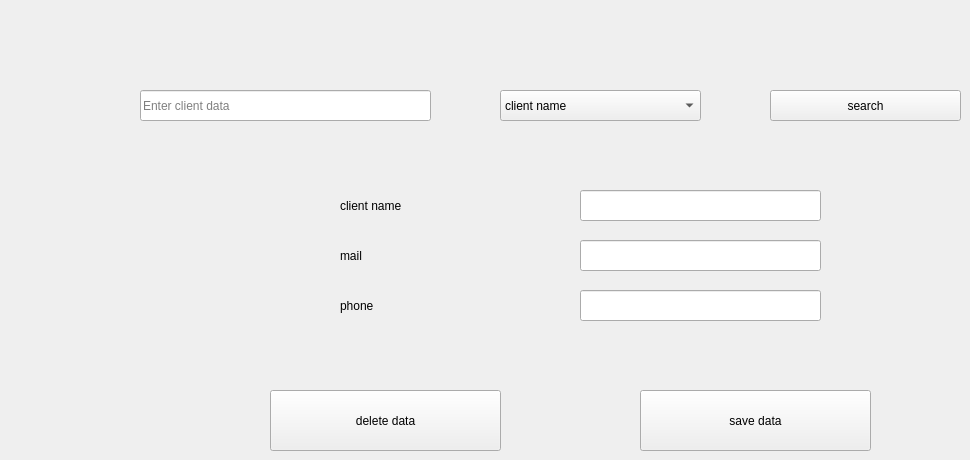
      <widget class="QWidget" name="tab_13">
       <attribute name="title">
        <string>edit or delete</string>
       </attribute>
       <widget class="QLineEdit" name="lineEdit_16">
        <property name="geometry">
         <rect>
          <x>580</x>
          <y>290</y>
          <width>241</width>
          <height>31</height>
         </rect>
        </property>
       </widget>
       <widget class="QPushButton" name="pushButton_16">
        <property name="geometry">
         <rect>
          <x>640</x>
          <y>390</y>
          <width>231</width>
          <height>61</height>
         </rect>
        </property>
        <property name="styleSheet">
         <string notr="true">font: 10pt &quot;MS Shell Dlg 2&quot;;</string>
        </property>
        <property name="text">
         <string>save data</string>
        </property>
       </widget>
       <widget class="QLineEdit" name="lineEdit_17">
        <property name="geometry">
         <rect>
          <x>580</x>
          <y>240</y>
          <width>241</width>
          <height>31</height>
         </rect>
        </property>
       </widget>
       <widget class="QLineEdit" name="lineEdit_19">
        <property name="geometry">
         <rect>
          <x>580</x>
          <y>190</y>
          <width>241</width>
          <height>31</height>
         </rect>
        </property>
       </widget>
       <widget class="QLabel" name="label_21">
        <property name="geometry">
         <rect>
          <x>340</x>
          <y>240</y>
          <width>221</width>
          <height>31</height>
         </rect>
        </property>
        <property name="styleSheet">
         <string notr="true">font: 11pt &quot;MS Shell Dlg 2&quot;;</string>
        </property>
        <property name="text">
         <string>mail</string>
        </property>
       </widget>
       <widget class="QPushButton" name="pushButton_18">
        <property name="geometry">
         <rect>
          <x>270</x>
          <y>390</y>
          <width>231</width>
          <height>61</height>
         </rect>
        </property>
        <property name="styleSheet">
         <string notr="true">font: 10pt &quot;MS Shell Dlg 2&quot;;</string>
        </property>
        <property name="text">
         <string>delete data</string>
        </property>
       </widget>
       <widget class="QComboBox" name="comboBox_11">
        <property name="geometry">
         <rect>
          <x>500</x>
          <y>90</y>
          <width>201</width>
          <height>31</height>
         </rect>
        </property>
        <property name="styleSheet">
         <string notr="true">font: 10pt &quot;MS Shell Dlg 2&quot;;</string>
        </property>
        <item>
         <property name="text">
          <string>client name</string>
         </property>
        </item>
        <item>
         <property name="text">
          <string>client mail</string>
         </property>
        </item>
        <item>
         <property name="text">
          <string>client phone</string>
         </property>
        </item>
       </widget>
       <widget class="QLabel" name="label_20">
        <property name="geometry">
         <rect>
          <x>340</x>
          <y>290</y>
          <width>221</width>
          <height>31</height>
         </rect>
        </property>
        <property name="styleSheet">
         <string notr="true">font: 11pt &quot;MS Shell Dlg 2&quot;;</string>
        </property>
        <property name="text">
         <string>phone</string>
        </property>
       </widget>
       <widget class="QPushButton" name="pushButton_17">
        <property name="geometry">
         <rect>
          <x>770</x>
          <y>90</y>
          <width>191</width>
          <height>31</height>
         </rect>
        </property>
        <property name="styleSheet">
         <string notr="true">font: 10pt &quot;MS Shell Dlg 2&quot;;</string>
        </property>
        <property name="text">
         <string>search</string>
        </property>
       </widget>
       <widget class="QLineEdit" name="lineEdit_20">
        <property name="geometry">
         <rect>
          <x>140</x>
          <y>90</y>
          <width>291</width>
          <height>31</height>
         </rect>
        </property>
        <property name="placeholderText">
         <string>Enter client data</string>
        </property>
       </widget>
       <widget class="QLabel" name="label_23">
        <property name="geometry">
         <rect>
          <x>340</x>
          <y>190</y>
          <width>221</width>
          <height>31</height>
         </rect>
        </property>
        <property name="styleSheet">
         <string notr="true">font: 11pt &quot;MS Shell Dlg 2&quot;;</string>
        </property>
        <property name="text">
         <string>client name</string>
        </property>
       </widget>
      </widget>
